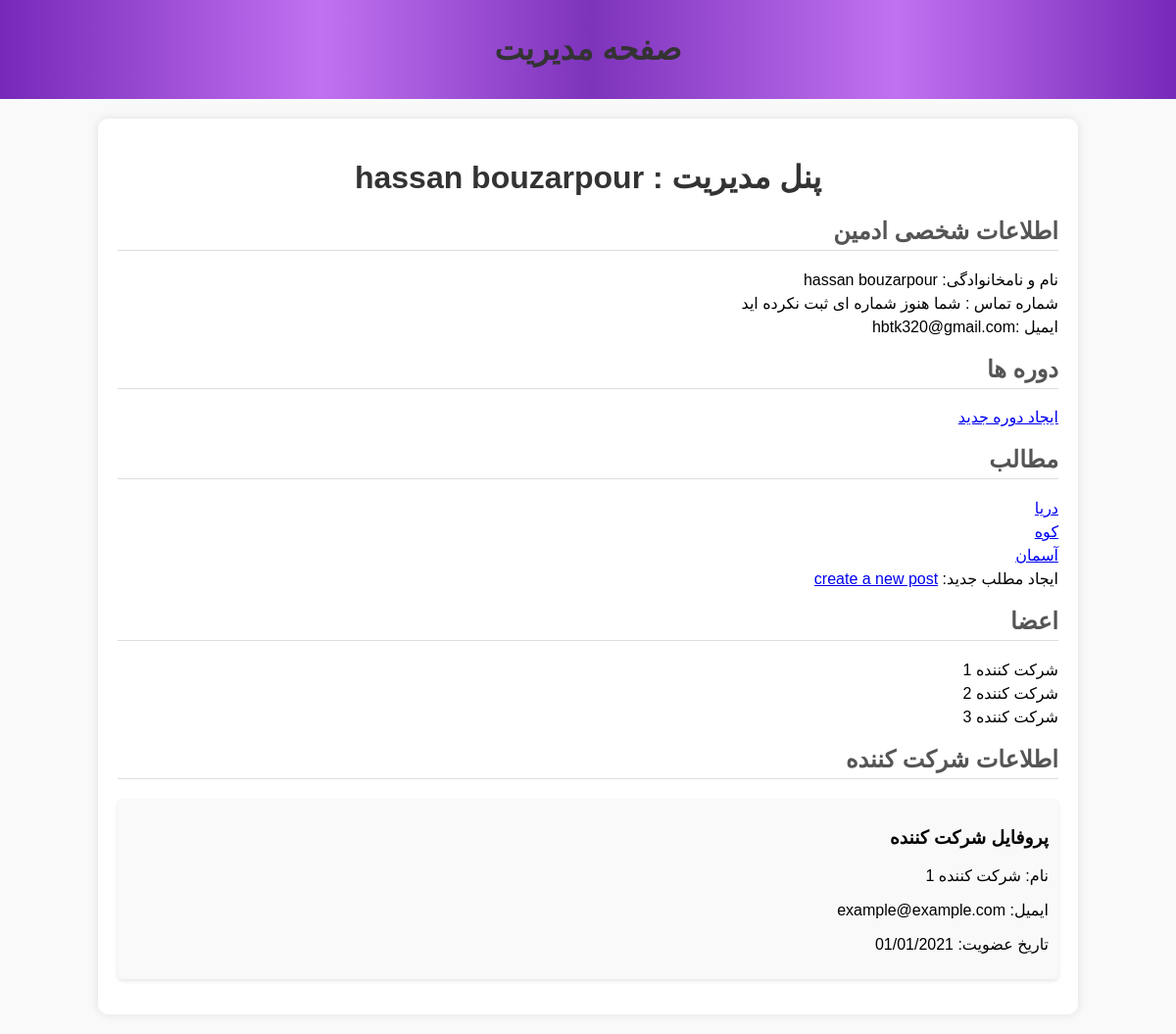
Page /admin (signed in) on the earlier database version.
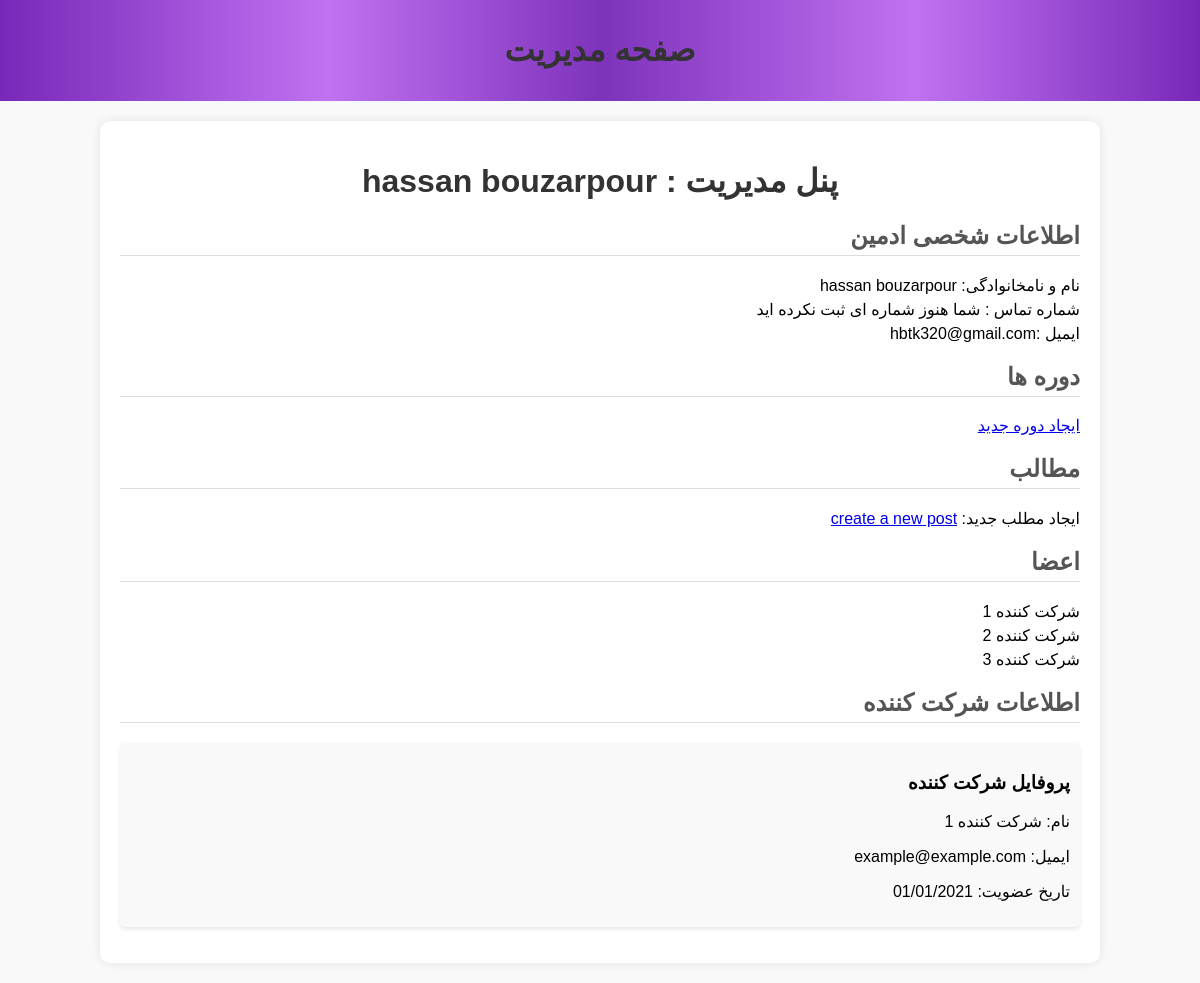
Same page on the later database version.
### runnit_project/models.py (models this page shows, shortened)
class User(db.Model):
    user_id = db.Column(db.Integer, primary_key=True)
    firstname = db.Column(db.String(50), nullable=False)
    lastname = db.Column(db.String(50), nullable=False)
    email = db.Column(db.String(100), unique=True, nullable=False)
    phone_number = db.Column(db.String(15), nullable=True)
    profile_pic = db.Column(db.String(200))
    _password = db.Column(db.String(250), nullable=False)
    is_admin = db.Column(db.Boolean, default=False)
    is_superuser = db.Column(db.Boolean, default=False)
    is_authenticated = db.Column(db.Boolean, default=False)
    posts = db.relationship('Post', backref='user', lazy=True)
    comments = db.relationship('Comment', backref='user', lazy=True)
    ratings = db.relationship('Rating', backref='user', lazy=True)
    resumes = db.relationship('Resume', backref='intern', lazy=True)
    type = db.Column(db.String(50))
    @property
    def password(self):
        raise AttributeError("password is not a readable attribute")
    posts = db.relationship('Post', backref='user', lazy=True)
    comments = db.relationship('Comment', backref='user', lazy=True)
    ratings = db.relationship('Rating', backref='user', lazy=True)
    resumes = db.relationship('Resume', backref='intern', lazy=True)

class Admin(User):
    def __init__(self, firstname, lastname, email, password, **kwargs):
        super().__init__(firstname=firstname, lastname=lastname, email=email, password=password, **kwargs)
        self.is_admin = True

class Post(db.Model):
    post_id = db.Column(db.Integer, primary_key=True)
    title = db.Column(db.String(100), nullable=False)
    body = db.Column(db.Text, nullable=False)
    image = db.Column(db.String(200),nullable = True)
    user_id = db.Column(db.Integer, db.ForeignKey('user.user_id'), nullable=False)

### runnit_project/routes.py (the view)
@app.route("/admin")
@admin_required
@login_required
def admin_panel():
    user_id = session["user_id"]
    user = User.query.filter_by(user_id = user_id).first()
    courses = Course.query.filter_by(user_id = user_id)
    posts = Post.query.filter_by(user_id = user_id)
    return render_template("admin_panel.html",user=user,courses = courses,posts=posts)

### run.py (called while the page is built, shortened)
@app.before_request
def create_initials():
    if not "language" in session:
        session["language"] = 'fa'
    global initialization_done

### runnit_project/templates/admin_panel.html (shortened to what this page needs)
<!DOCTYPE html>
<html lang="fa">
<head>
    <link rel="stylesheet" type="text/css" href="{{url_for('static' , filename = 'css/style2.css')}}">
</head>
<body>
    <header>
        <h1>صفحه مدیریت</h1>
    </header>
    <div class="admin-panel">
        <h1>پنل مدیریت : {{user.firstname}} {{user.lastname}} </h1>
        <ul>
        <div class="courses">
            <h2>اطلاعات شخصی ادمین</h2>
            <ul>
                <li>نام و نامخانوادگی: {{user.firstname}} {{user.lastname}}</li>
                <li>شماره تماس :{%if user.phone %}{{user.phone}}{% else %} شما هنوز شماره ای ثبت نکرده اید {% endif %}</li>
                <li>ایمیل :{{user.email}} </li>
            </ul>
        </div>
                <div class="members">
                    <h2>دوره ها</h2>
                    <ul>{% if courses %}
                    </ul>
                    <a href="{{ url_for('create_course') }}"> ایجاد دوره جدید </a></li>
                </div>
                {% else %}
                هنوز دوره ای ایجاد نکرده اید :
                 <a href="{{ url_for('create_course') }}"> ایجاد دوره جدید </a></li>
                </div>
                {% endif %}
        <div class="courses">
            <h2>مطالب</h2>
            <ul>{% if posts %}
                {% for post in posts %}
                <li><a href="{{url_for('post_detail',post_id = post.post_id)}}">{{post.title}}</a></li>
                {% endfor %}
            </ul>
           ایجاد مطلب جدید: <a href="{{ url_for('create_post') }}"> create a new post</a></li>
        </div>
        {% else %}
        هنوز مطلبی ایجاد نکرده اید :
        <a href="{{ url_for('create_post') }}"> ایجاد مطلب جدید</a></li>
    </div>
        {% endif %}
        <div class="members">
            <h2>اعضا</h2>
            <ul>
                <li>شرکت کننده 1</li>
                <li>شرکت کننده 2</li>
                <li>شرکت کننده 3</li>
            </ul>
        </div>
        <div class="participant-info">
            <h2>اطلاعات شرکت کننده</h2>
            <div class="profile">
                <h3>پروفایل شرکت کننده</h3>
                <p>نام: شرکت کننده 1</p>
                <p>ایمیل: example@example.com</p>
                <p>تاریخ عضویت: 01/01/2021</p>
            </div>
        </div>
    </div>
</body>
</html>

### runnit_project/static/css/style2.css (style rules this page uses)
body { font-family: 'Tahoma', sans-serif; direction: rtl; background-color: #f9f9f9; margin: 0; padding: 0; }
.admin-panel { width: 80%; margin: 20px auto; background-color: #fff; padding: 20px; border-radius: 10px; box-shadow: 0 0 10px rgba(0, 0, 0, 0.1); }
h1 { text-align: center; color: #333; }
h2 { color: #555; border-bottom: 1px solid #ddd; padding-bottom: 5px; }
ul { list-style-type: none; padding: 0; }
li { margin: 5px 0; }
.profile { background-color: #f9f9f9; padding: 10px; border-radius: 5px; box-shadow: 0 2px 4px rgba(0, 0, 0, 0.1); }

### runnit_project/templates/admin_panel.html (style rules this page uses)
header { background-image: linear-gradient(270deg, #7728b8, #b95ff0e0 23.78%, #7728b8f2 49.83%, #b95ff0e0 72.74%, #7728b8); color: white; text-align: center; padding: 10px 0; }

Differences in the rows shown:
removed Post: title "دریا"
removed Post: title "کوه"
removed Post: title "آسمان"
